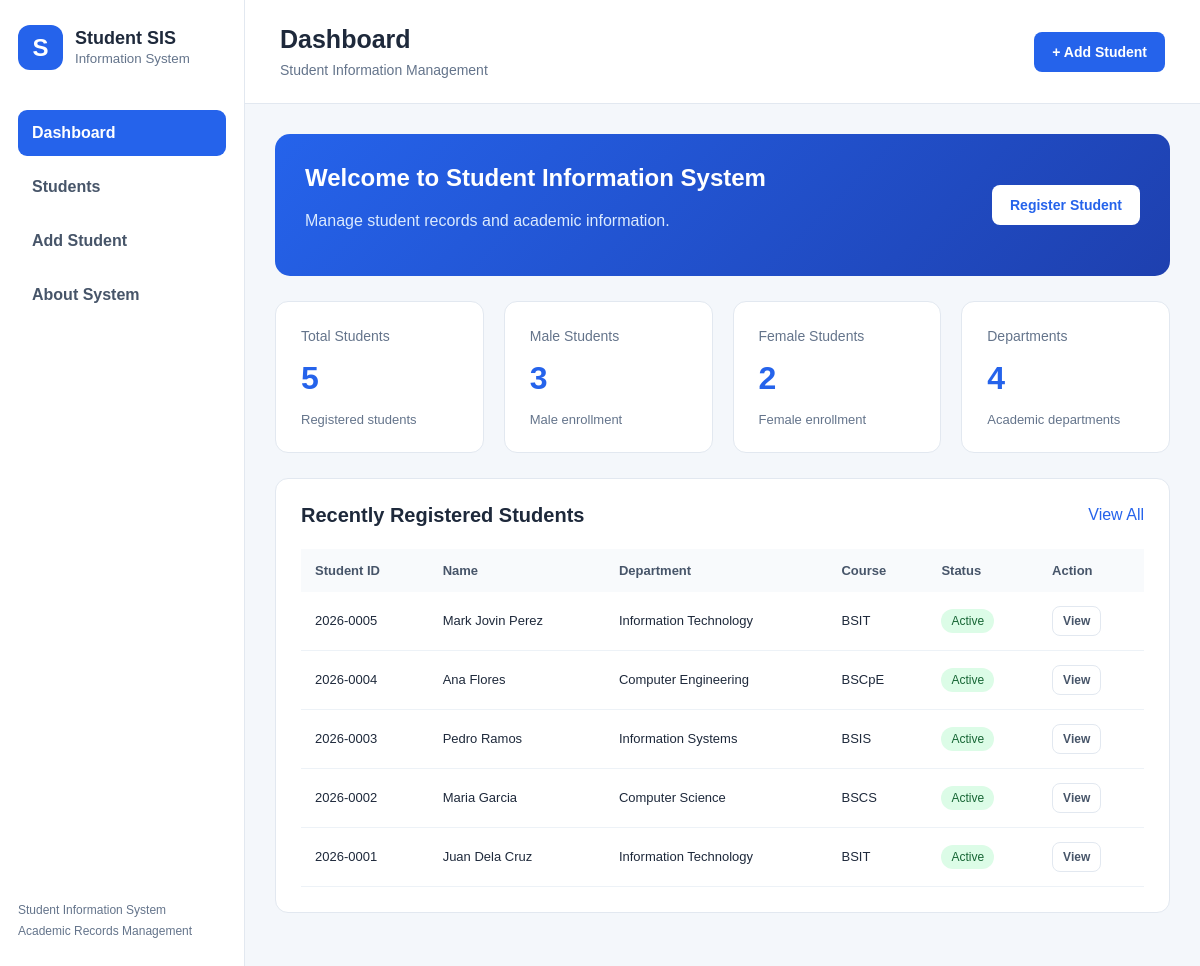
The page / on the database its author committed.
### tables this page shows
CREATE TABLE students (
                id INTEGER PRIMARY KEY AUTOINCREMENT,
                student_id TEXT NOT NULL UNIQUE,
                first_name TEXT NOT NULL,
                middle_name TEXT,
                last_name TEXT NOT NULL,
                gender TEXT NOT NULL,
                date_of_birth TEXT NOT NULL,
                email TEXT NOT NULL,
                contact_number TEXT NOT NULL,
                address TEXT NOT NULL,
                department TEXT NOT NULL,
                course TEXT NOT NULL,
                year_level TEXT NOT NULL,
                section TEXT NOT NULL,
                enrollment_date TEXT NOT NULL,
                student_status TEXT NOT NULL
            );

### app.py (the view)
@app.route("/")
def dashboard():
    stats = database.get_dashboard_stats()
    return render_template("dashboard.html", stats=stats)

### database.py (called while the page is built)
@contextmanager
def get_connection():
    connection = sqlite3.connect(DATABASE, timeout=10)
    connection.row_factory = sqlite3.Row
    connection.execute("PRAGMA foreign_keys = ON")
    connection.execute("PRAGMA busy_timeout = 10000")
    try:
        yield connection
        connection.commit()
    except Exception:
        connection.rollback()
        raise
    finally:
        connection.close()

def get_dashboard_stats():
    with get_connection() as conn:
        total = conn.execute("SELECT COUNT(*) FROM students").fetchone()[0]
        male = conn.execute(
            "SELECT COUNT(*) FROM students WHERE gender = 'Male'"
        ).fetchone()[0]
        female = conn.execute(
            "SELECT COUNT(*) FROM students WHERE gender = 'Female'"
        ).fetchone()[0]
        departments = conn.execute(
            "SELECT COUNT(DISTINCT department) FROM students"
        ).fetchone()[0]
        recent = conn.execute(
            "SELECT * FROM students ORDER BY id DESC LIMIT 5"
        ).fetchall()
        return {
            "total": total,
            "male": male,
            "female": female,
            "departments": departments,
            "recent": recent
        }

### templates/dashboard.html (shortened to what this page needs)
{% extends "base.html" %}
{% block heading %}Dashboard{% endblock %}
{% block content %}
<div class="welcome">
    <div>
        <h2>Welcome to Student Information System</h2>
        <p>Manage student records and academic information.</p>
    </div>
    <a href="{{ url_for('add_student') }}" class="btn btn-white">
        Register Student
    </a>
</div>
<div class="stats-grid">
    <div class="stat-card">
        <span class="stat-label">Total Students</span>
        <h2>{{ stats.total }}</h2>
        <p>Registered students</p>
    </div>
    <div class="stat-card">
        <span class="stat-label">Male Students</span>
        <h2>{{ stats.male }}</h2>
        <p>Male enrollment</p>
    </div>
    <div class="stat-card">
        <span class="stat-label">Female Students</span>
        <h2>{{ stats.female }}</h2>
        <p>Female enrollment</p>
    </div>
    <div class="stat-card">
        <span class="stat-label">Departments</span>
        <h2>{{ stats.departments }}</h2>
        <p>Academic departments</p>
    </div>
</div>
<div class="panel">
    <div class="panel-header">
        <h2>Recently Registered Students</h2>
        <a href="{{ url_for('students') }}">View All</a>
    </div>
    <div class="table-wrapper">
        <table>
            <thead>
                <tr>
                    <th>Student ID</th>
                    <th>Name</th>
                    <th>Department</th>
                    <th>Course</th>
                    <th>Status</th>
                    <th>Action</th>
                </tr>
            </thead>
            <tbody>
                {% for student in stats.recent %}
                <tr>
                    <td>{{ student.student_id }}</td>
                    <td>
                        {{ student.first_name }}
                        {{ student.last_name }}
                    </td>
                    <td>{{ student.department }}</td>
                    <td>{{ student.course }}</td>
                    <td>
                        <span class="status">{{ student.student_status }}</span>
                    </td>
                    <td>
                        <a href="{{ url_for('view_student', id=student.id) }}"
                           class="btn btn-small btn-outline">View</a>
                    </td>
                </tr>
                {% else %}
                <tr>
                    <td colspan="6" class="empty">
                        No students registered.
                    </td>
                </tr>
                {% endfor %}
            </tbody>
        </table>
    </div>
</div>
{% endblock %}

### templates/base.html (shortened to what this page needs)
<!DOCTYPE html>
<html lang="en">
<head>
    <link rel="stylesheet"
          href="{{ url_for('static', filename='css/style.css') }}">
</head>
<body>
<div class="layout">
    <aside class="sidebar">
        <div class="brand">
            <div class="brand-icon">S</div>
            <div>
                <h2>Student SIS</h2>
                <small>Information System</small>
            </div>
        </div>
        <nav>
            <a href="{{ url_for('dashboard') }}"
               class="{% if request.endpoint == 'dashboard' %}active{% endif %}">
                Dashboard
            </a>
            <a href="{{ url_for('students') }}"
               class="{% if request.endpoint == 'students' %}active{% endif %}">
                Students
            </a>
            <a href="{{ url_for('add_student') }}"
               class="{% if request.endpoint == 'add_student' %}active{% endif %}">
                Add Student
            </a>
            <a href="{{ url_for('about') }}"
               class="{% if request.endpoint == 'about' %}active{% endif %}">
                About System
            </a>
        </nav>
        <div class="sidebar-footer">
            Student Information System<br>
            Academic Records Management
        </div>
    </aside>
    <main class="main-content">
        <header class="topbar">
            <div>
                <h1>{% block heading %}Dashboard{% endblock %}</h1>
                <p>Student Information Management</p>
            </div>
            <a href="{{ url_for('add_student') }}" class="btn btn-primary">
                + Add Student
            </a>
        </header>
        <section class="content">
            {% block content %}{% endblock %}
        </section>
    </main>
</div>
</body>
</html>

### static/css/style.css (style rules this page uses)
:root { --primary: #2563eb; --primary-dark: #1d4ed8; --primary-light: #eff6ff; --white: #ffffff; --background: #f4f7fb; --border: #e2e8f0; --text: #1e293b; --muted: #64748b; --danger: #dc2626; --success: #15803d; }
* { box-sizing: border-box; }
body { margin: 0; font-family: Arial, Helvetica, sans-serif; background: var(--background); color: var(--text); }
a { text-decoration: none; color: var(--primary); }
.layout { display: flex; min-height: 100vh; }
.sidebar { width: 245px; background: #ffffff; border-right: 1px solid var(--border); padding: 25px 18px; display: flex; flex-direction: column; flex-shrink: 0; }
.brand { display: flex; align-items: center; gap: 12px; margin-bottom: 40px; }
.brand-icon { width: 45px; height: 45px; border-radius: 12px; background: var(--primary); color: white; display: grid; place-items: center; font-size: 24px; font-weight: bold; }
.brand h2 { font-size: 18px; margin: 0; }
.brand small { color: var(--muted); }
.sidebar nav { display: flex; flex-direction: column; gap: 8px; }
.sidebar nav a { display: block; padding: 14px; border-radius: 9px; color: #475569; font-weight: 600; transition: 0.2s; }
.sidebar nav a.active { background: var(--primary); color: white; }
.sidebar-footer { margin-top: auto; padding-top: 35px; color: var(--muted); font-size: 12px; line-height: 1.8; }
.main-content { flex: 1; min-width: 0; }
.topbar { background: white; border-bottom: 1px solid var(--border); padding: 25px 35px; display: flex; align-items: center; justify-content: space-between; gap: 20px; }
.topbar h1 { font-size: 25px; margin: 0 0 8px; }
.topbar p { margin: 0; color: var(--muted); font-size: 14px; }
.content { padding: 30px; }
.welcome { background: linear-gradient(135deg, #2563eb, #1e40af); color: white; padding: 30px; border-radius: 15px; margin-bottom: 25px; display: flex; justify-content: space-between; align-items: center; gap: 20px; }
.welcome h2 { margin-top: 0; }
.welcome p { color: #dbeafe; }
.stats-grid { display: grid; grid-template-columns: repeat(4, minmax(0, 1fr)); gap: 20px; margin-bottom: 25px; }
.stat-card { background: white; padding: 25px; border-radius: 13px; border: 1px solid var(--border); transition: transform 0.2s, box-shadow 0.2s; }
.stat-label { font-size: 14px; color: var(--muted); }
.stat-card h2 { font-size: 32px; color: var(--primary); margin: 15px 0; }
.stat-card p { font-size: 13px; color: var(--muted); margin-bottom: 0; }
.panel { background: white; border: 1px solid var(--border); border-radius: 13px; padding: 25px; margin-bottom: 25px; }
.panel-header { display: flex; justify-content: space-between; align-items: center; gap: 15px; margin-bottom: 22px; }
.panel-header h2 { margin: 0; font-size: 20px; }
.btn { display: inline-block; padding: 11px 17px; border-radius: 8px; border: 1px solid transparent; font-size: 14px; font-weight: 600; cursor: pointer; text-align: center; transition: 0.2s; font-family: inherit; }
.btn-primary { background: var(--primary); color: white; }
.btn-white { background: white; color: var(--primary); }
.btn-outline { background: white; color: #475569; border-color: var(--border); }
.btn-small { padding: 7px 10px; font-size: 12px; }
.table-wrapper { width: 100%; overflow-x: auto; }
table { width: 100%; border-collapse: collapse; font-size: 13px; }
th { background: #f8fafc; color: #475569; text-align: left; padding: 14px; white-space: nowrap; }
td { padding: 14px; border-bottom: 1px solid #edf2f7; }
.status { display: inline-block; background: #dcfce7; color: #166534; border-radius: 20px; padding: 5px 10px; font-size: 12px; }

### rows shown on the page
students: student_id "2026-0005", first_name "Mark Jovin", last_name "Perez", department "Information Technology", course "BSIT", student_status "Active"
students: student_id "2026-0004", first_name "Ana", last_name "Flores", department "Computer Engineering", course "BSCpE", student_status "Active"
students: student_id "2026-0003", first_name "Pedro", last_name "Ramos", department "Information Systems", course "BSIS", student_status "Active"
students: student_id "2026-0002", first_name "Maria", last_name "Garcia", department "Computer Science", course "BSCS", student_status "Active"
students: student_id "2026-0001", first_name "Juan", last_name "Dela Cruz", department "Information Technology", course "BSIT", student_status "Active"

### other values the page prints
{{ stats.total }} "5"
{{ stats.male }} "3"
{{ stats.female }} "2"
{{ stats.departments }} "4"
